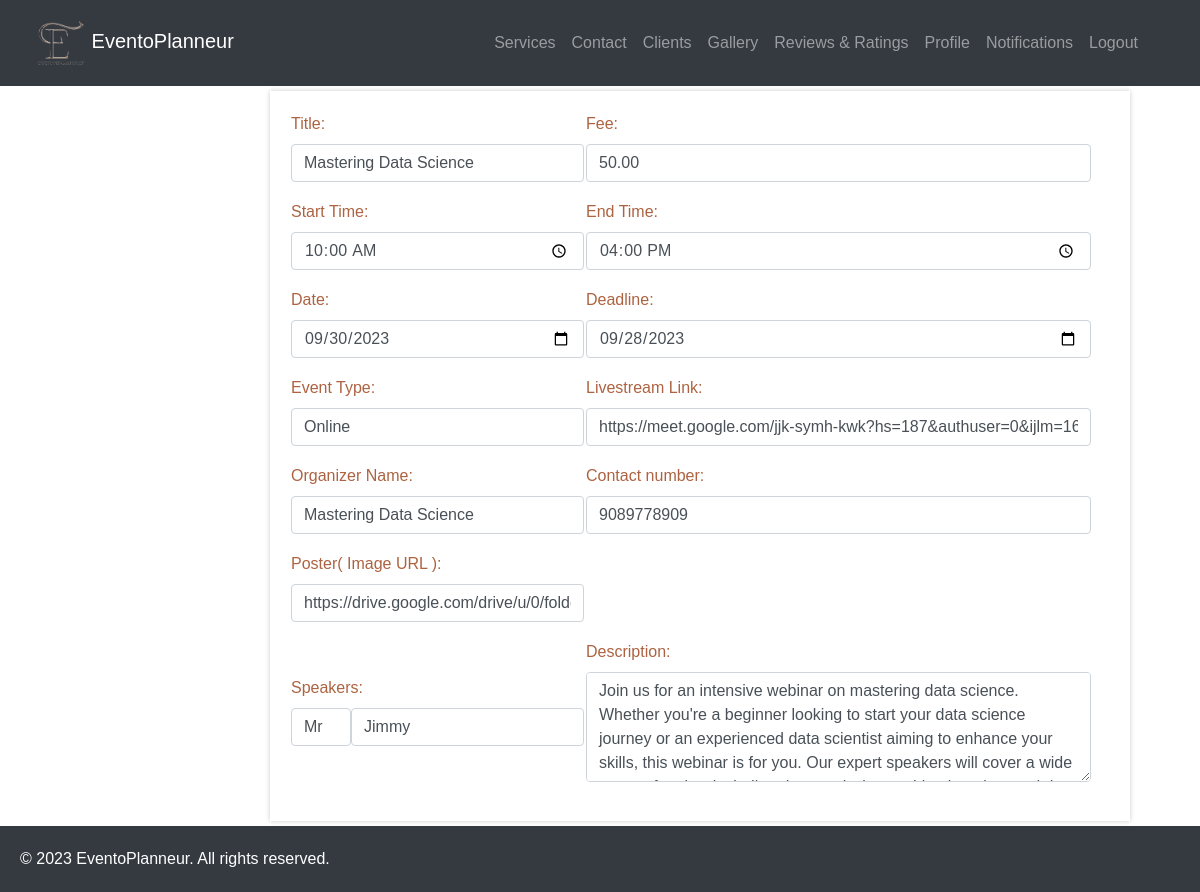
The app's page /view_webinar/64, older data.
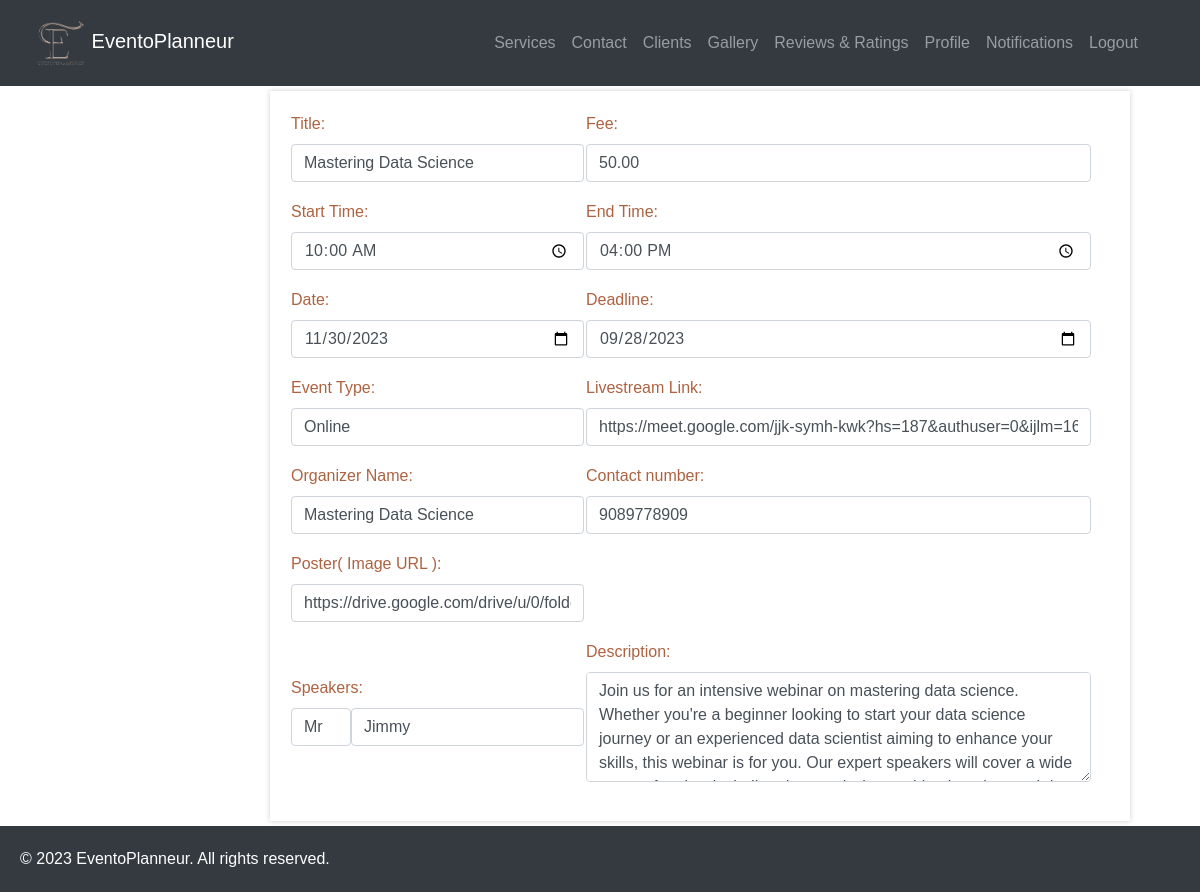
The same page, newer data.
### eventapp/models.py (models this page shows, shortened)
class Webinar(models.Model):
    EVENT_TYPE_CHOICES = [
    ('Online', 'Online'),
    ('Offline', 'Offline'),
]
    id = models.AutoField(primary_key=True)
    title = models.CharField(max_length=100)
    event_type = models.CharField(max_length=10, choices=EVENT_TYPE_CHOICES, default='offline')
    description = models.TextField()
    date = models.DateField(default=None, blank=True, null=True)
    start_time = models.TimeField(blank=True, null=True)
    end_time = models.TimeField(blank=True, null=True)
    location = models.CharField(max_length=200, blank=True, null=True)
    poster = models.URLField(blank=True, null=True)
    organizer_name = models.CharField(max_length=100)
    deadline = models.DateField(default=None, blank=True, null=True)
    fee = models.DecimalField(max_digits=10, decimal_places=2, blank=True, null=True)
    speakers = models.ManyToManyField(Speaker, blank=True)
    org_user=models.ForeignKey(CustomUser, on_delete=models.CASCADE,null=True,blank=True)
    livestream = models.URLField(blank=True, null=True)
    phone_number = models.CharField(max_length=15)
    max_participants = models.PositiveIntegerField(null=True,default=50)
    status = models.IntegerField(default=1,null=True,blank=True)

### eventapp/views.py (the view)
# urls.py: path('view_webinar/<int:update_id>',views.view_webinar,name='view_webinar'),
def view_webinar(request,update_id):
    task=Webinar.objects.get(id=update_id)
    form=WebinarForm(request.POST or None,instance=task)
    speakers = task.speakers.all()
    return render(request,'view_webinar.html',{'form':form,'speakers': speakers})

### eventapp/forms.py
class WebinarForm(forms.ModelForm):
    class Meta:
        model = Webinar
        fields = '__all__'
    def __init__(self, *args, **kwargs):
        super(WebinarForm, self).__init__(*args, **kwargs)
        self.fields['speakers'].widget = forms.SelectMultiple(attrs={'class': 'form-control'})

### templates/view_webinar.html (shortened to what the changed rows need)
{% load static %}
<!DOCTYPE html>
<html lang="en">
<head>
  <link rel="stylesheet" href="https://maxcdn.bootstrapcdn.com/bootstrap/4.5.2/css/bootstrap.min.css">
  <link rel="stylesheet"type="text/css" href="{% static 'css/webinar.css' %}">
</head>
<body>
  <div class="container">
  <div class="events">
    <form method="POST" id="webinar">
        <table>
          <tr>
            <td>
              <div class="mb-3">
              <label for="title" class="form-label">Title:</label>
              <input type="text" id="title" name="title" class="form-control" value="{{form.title.value}}" required>
          </div>
        </td>
        <td>
          <div class="mb-3">
              <label for="fee" class="form-label">Fee:</label>
              <input type="number" id="fee" name="fee" class="form-control" value="{{form.fee.value}}" required>
          </div></td></tr><tr><td>
          <div class="mb-3">
              <label for="date" class="form-label">Date:</label>
              <input type="date" id="date" name="date" class="form-control" value="{{ form.date.value|date:'Y-m-d' }}" required>
          </div></td><td>
            <div class="mb-3">
                <label for="deadline" class="form-label">Deadline:</label>
                <input type="date" id="deadline" name="deadline" class="form-control" value="{{form.deadline.value|date:'Y-m-d'}}" required>
            </div></td></tr><tr><td>
            <div class="mb-3">
                <label for="event_type"  class="form-label">Event Type:</label>
                <input type="text" id="event_type" name="event_type" class="form-control" value="{{form.event_type.value}}" required>
            </div></td><td>
        <div class="mb-3" id="url_div">
                <label for="livestream" class="form-label">Livestream Link:</label>
                <input type="text" id="livestream" name="livestream" value="{{form.livestream.value}}"class="form-control">
            </div></td>
          </tr><tr><td>
          <div class="mb-3">
              <label for="organizer_name" class="form-label">Organizer Name:</label>
              <input type="text" id="organizer_name" name="organizer_name" class="form-control" value="{{form.title.value}}" required>
          </div></td><td>
          <div class="mb-3">
              <label for="phone_number" class="form-label">Contact number:</label>
              <input type="text" id="phone_number" name="phone_number" value="{{form.phone_number.value}}" class="form-control" required>
          </div></td></tr><tr><td>
            <div class="mb-3">
                <label for="poster" class="form-label">Poster( Image URL ):</label>
                <input type="text" id="poster" name="poster" class="form-control" value="{{form.poster.value}}" required>
            </div></td></tr>
            <tr><td>
              <td>
                <div class="mb-3">
                    <label for="description" class="form-label">Description:</label>
                    <textarea id="description" name="description" class="form-control" rows="4" cols="50" >{{form.description.value}}</textarea>
                </div></td>
            </tr><tr><td></table>
    </form>
  </div>
</div>
</body>
</html>

Row changes from the older to the newer data that the page shows:
changed Webinar "Mastering Data Science": date "09/30/2023" → "11/30/2023"
